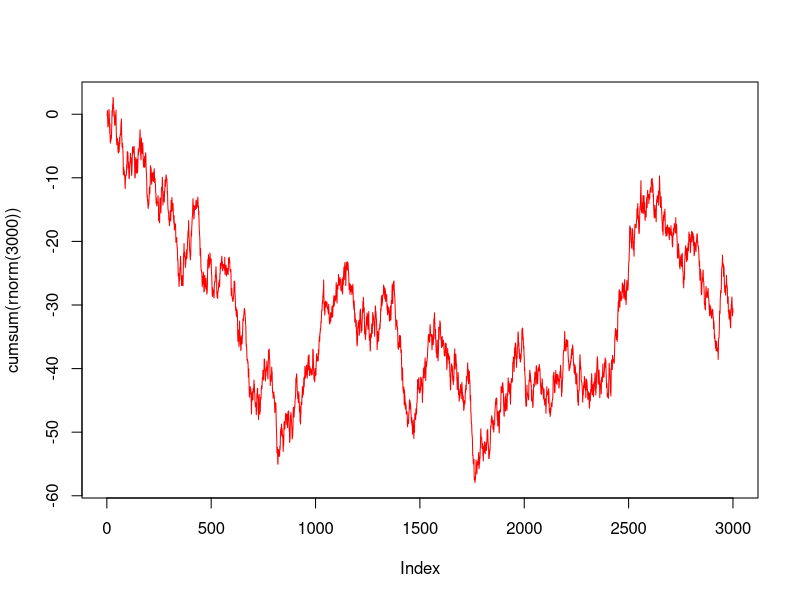

The R source for this figure:
## ---- chunk 1
#| label: random_walk
#| eval: true
#| echo: true
#| cache: true
plot(cumsum(rnorm(3000)), type="l", col="red")
